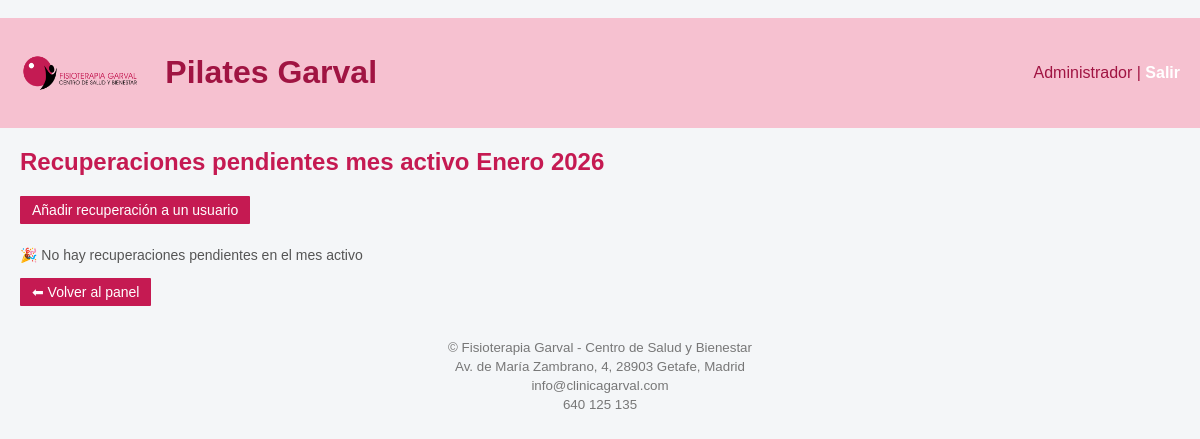
The app's page /admin/recuperaciones (signed in), older data.
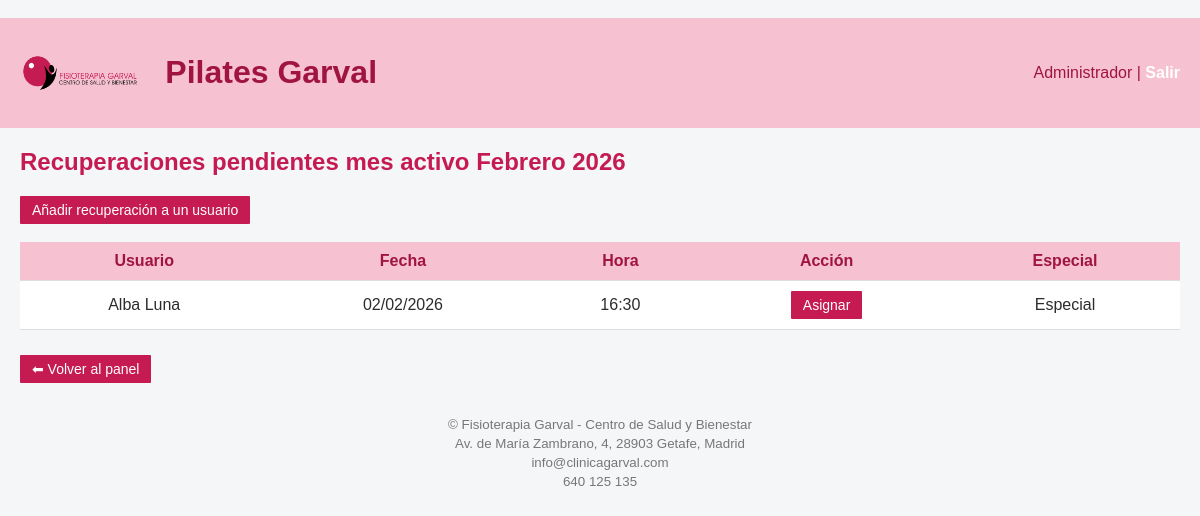
The same page, newer data.
### tables this page shows
CREATE TABLE configuracion (
    id INTEGER PRIMARY KEY CHECK (id = 1),
    year INTEGER NOT NULL,
    month INTEGER NOT NULL
);

CREATE TABLE "recuperaciones" (
	"id"	INTEGER,
	"usuario_id"	INTEGER NOT NULL,
	"clase_original_id"	INTEGER NOT NULL,
	"fecha_clase"	TEXT NOT NULL,
	"fecha_creacion"	TEXT NOT NULL,
	"asignada"	INTEGER DEFAULT 0,
	"especial"	INTEGER,
	PRIMARY KEY("id" AUTOINCREMENT),
	FOREIGN KEY("clase_original_id") REFERENCES "clases"("id"),
	FOREIGN KEY("usuario_id") REFERENCES "usuarios"("id")
);

CREATE TABLE "usuarios" (
	"id"	INTEGER,
	"nombre"	TEXT,
	"email"	TEXT,
	"rol"	TEXT,
	"clases_semana"	INTEGER,
	"password"	TEXT,
	"desactivo"	INTEGER,
	PRIMARY KEY("id" AUTOINCREMENT)
);

CREATE TABLE "clases" (
	"id"	INTEGER,
	"fecha"	TEXT,
	"hora"	TEXT,
	"capacidad"	INTEGER,
	"clase_base_id"	INTEGER,
	"dia_semana"	INTEGER, es_festivo INTEGER DEFAULT 0, motivo_festivo TEXT, descripcion TEXT,
	PRIMARY KEY("id" AUTOINCREMENT)
);

### app.py (the view)
@app.route("/admin/recuperaciones")
@login_required
@role_required("admin")
def admin_recuperaciones():
    if session.get("rol") != "admin":
        abort(403)
    conn = conectar()
    c = conn.cursor()
    year, month = obtener_mes_activo()
    meses = [
        "Enero", "Febrero", "Marzo", "Abril", "Mayo", "Junio",
        "Julio", "Agosto", "Septiembre", "Octubre", "Noviembre", "Diciembre"
    ]
    mes_literal = meses[month - 1]
    pendientes = c.execute("""
        SELECT
           r.id,
           u.nombre,
           c.fecha,
           c.hora,
           r.especial
        FROM recuperaciones r
        JOIN usuarios u ON u.id = r.usuario_id
        JOIN clases c ON c.id = r.clase_original_id
        WHERE r.asignada = 0
           AND substr(c.fecha, 1, 7) = ?
        ORDER BY c.fecha
    """, (f"{year}-{month:02d}",)).fetchall()
    conn.close()
    return render_template(
        "recuperaciones.html",
        pendientes=pendientes,
        mes_literal=mes_literal,
        year=year
    )

### app.py (called while the page is built)
def obtener_mes_activo():
    conn = conectar()
    c = conn.cursor()
    fila = c.execute("""
        SELECT year, month
        FROM configuracion
        WHERE id = 1
    """).fetchone()
    conn.close()
    return fila[0], fila[1]

### auth.py (called while the page is built)
def login_required(f):
    @wraps(f)
    def wrapper(*args, **kwargs):
        if not session.get("user_id"):
            return redirect(url_for("login", next=request.path))
        return f(*args, **kwargs)
    return wrapper

def role_required(*roles):
    def deco(f):
        @wraps(f)
        def wrapper(*args, **kwargs):
            if not session.get("user_id"):
                return redirect(url_for("login", next=request.path))
            if session.get("rol") not in roles:
                abort(403)
            return f(*args, **kwargs)
        return wrapper
    return deco

### db.py (called while the page is built)
def conectar():
    return sqlite3.connect("clinica.db")

### templates/recuperaciones.html (shortened to what this page needs)
﻿{% extends "base.html" %}
{% block content %}
<h2>Recuperaciones pendientes mes activo {{ mes_literal }} {{ year }}</h2>
<div class="acciones-superior">
    <a href="/admin/recuperaciones_nueva" class="boton">Añadir recuperación a un usuario
    </a>
</div>
<br />
{% if pendientes %}
<table>
    <tr>
        <th>Usuario</th>
        <th>Fecha</th>
        <th>Hora</th>
        <th>Acción</th>
        <th>Especial</th>
    </tr>
    {% for id, nombre, fecha, hora, especial in pendientes %}
    {% set f = fecha | replace("-", "/") %}
    <tr>
        <td>{{ nombre }}</td>
        <td>{{ f[8:10] }}/{{ f[5:7] }}/{{ f[0:4] }}</td>
        <td>{{ hora }}</td>
        <td class="acciones">
            <a href="/admin/recuperaciones/asignar/{{ id }}" class="boton">
                Asignar
            </a>
        </td>
        <td>{% if especial == 1 %}especial{% endif %}</td>
    </tr>
    {% endfor %}
</table>
{% else %}
<p class="info-clases">
    🎉 No hay recuperaciones pendientes en el mes activo
</p>
{% endif %}
<a href="/admin" class="boton boton-secundario">⬅ Volver al panel</a>
{% endblock %}

### templates/base.html (shortened to what this page needs)
﻿<!DOCTYPE html>
<html lang="es">
<head>
    <link rel="stylesheet" href="/static/estilo.css">
</head>
<body>
    <header>
        <div class="header-left">
            <img src="{{ url_for('static', filename='img/logo.png') }}" alt="Logo" class="logo">
            <h1>Pilates Garval</h1>
        </div>
        {% if session.nombre %}
        <div class="usuario">
            {{ session.nombre }} |
            <a href="/">Salir</a>
        </div>
        {% endif %}
    </header>
    <main>
        {% block content %}{% endblock %}
    </main>
    <footer>
        <p><small>© Fisioterapia Garval - Centro de Salud y Bienestar</small></p>
        <p><small>Av. de María Zambrano, 4, 28903 Getafe, Madrid</small></p>
        <p><small>info@clinicagarval.com</small></p>
        <p><small>640 125 135</small></p>
    </footer>
</body>
</html>

### static/estilo.css (style rules this page uses)
:root { --primary: #c51a52; --primary-dark: #a01442; --primary-light: #f6c1d0; --bg: #f4f6f8; --text: #2c2c2c; }
body { font-family: Arial, sans-serif; margin: 0; background: var(--bg); color: var(--text); }
header { background: var(--primary-light); color: var(--primary-dark); padding: 15px 20px; display: flex; justify-content: space-between; align-items: center; }
header a { color: white; text-decoration: none; font-weight: bold; }
.header-left { display: flex; align-items: center; gap: 12px; }
.logo { height: 40px; width: auto; }
main { padding: 20px; }
h2, h3 { color: var(--primary); margin-top: 0; }
table { width: 100%; border-collapse: collapse; background: white; margin-bottom: 25px; }
th, td { padding: 10px 12px; border-bottom: 1px solid #ddd; vertical-align: middle; text-align: center; }
th { background: var(--primary-light); color: var(--primary-dark); font-weight: bold; }
td.acciones { text-align: center; white-space: nowrap; }
a.boton, button { background: var(--primary); color: white; padding: 6px 12px; border-radius: 1px; text-decoration: none; font-size: 14px; display: inline-block; }
footer { text-align: center; padding: 10px; color: #777; }
.boton-secundario { background: #ddd; color: #333; padding: 10px 14px; border-radius: 4px; text-decoration: none; text-align: center; }
td:last-child { text-transform: capitalize; }
footer p { margin: 4px 0; }

Row changes from the older to the newer data that the page shows:
added recuperaciones: nombre "Alba Luna", f "02", f "2026", hora "16:30", especial "Especial"
Text that changed along with them:
{{ mes_literal }}: "Enero" → "Febrero"
text no longer shown: "🎉 No hay recuperaciones pendientes en el mes activo"
text now shown: "Usuario Fecha Hora Acción Especial"
